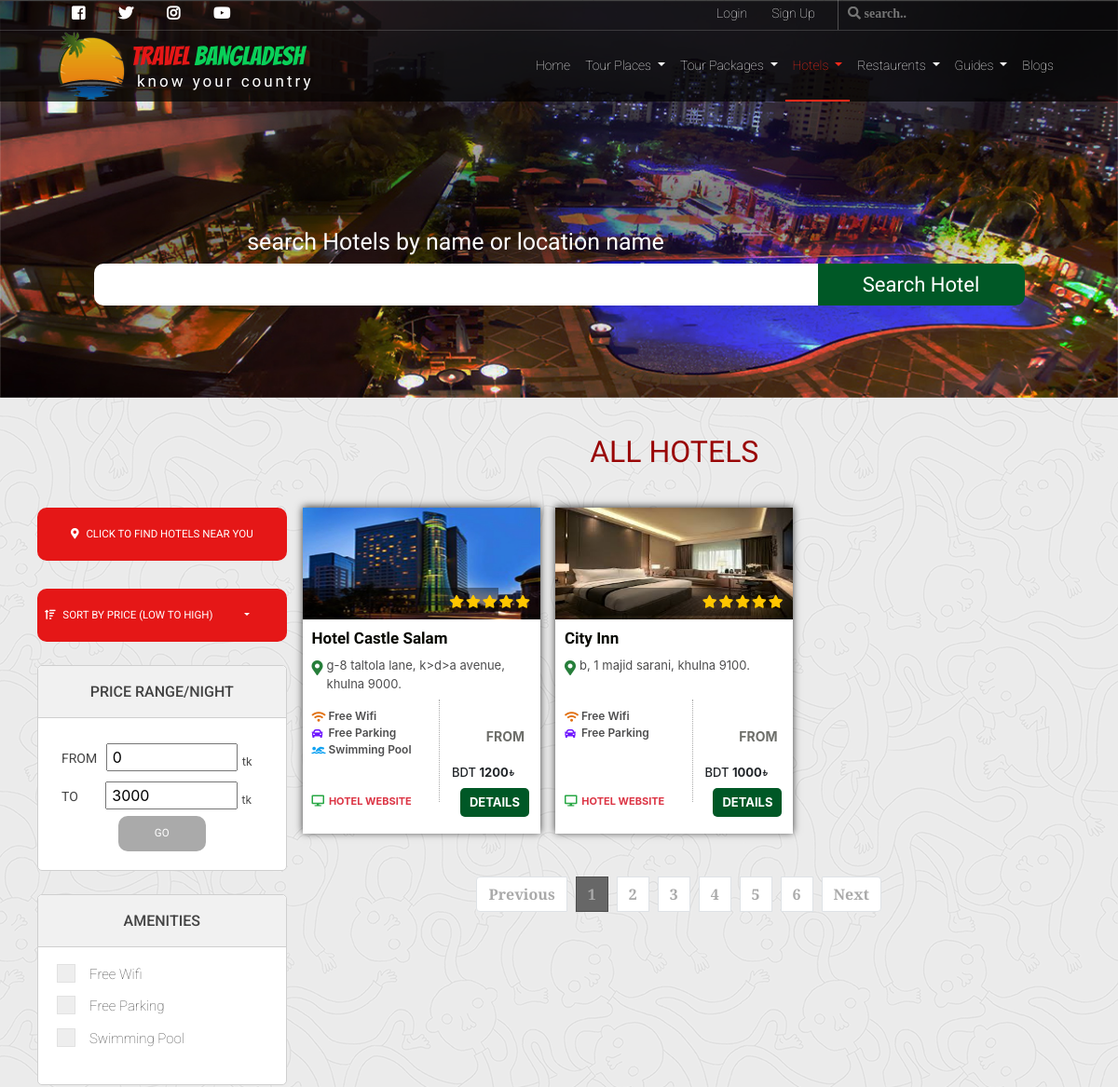
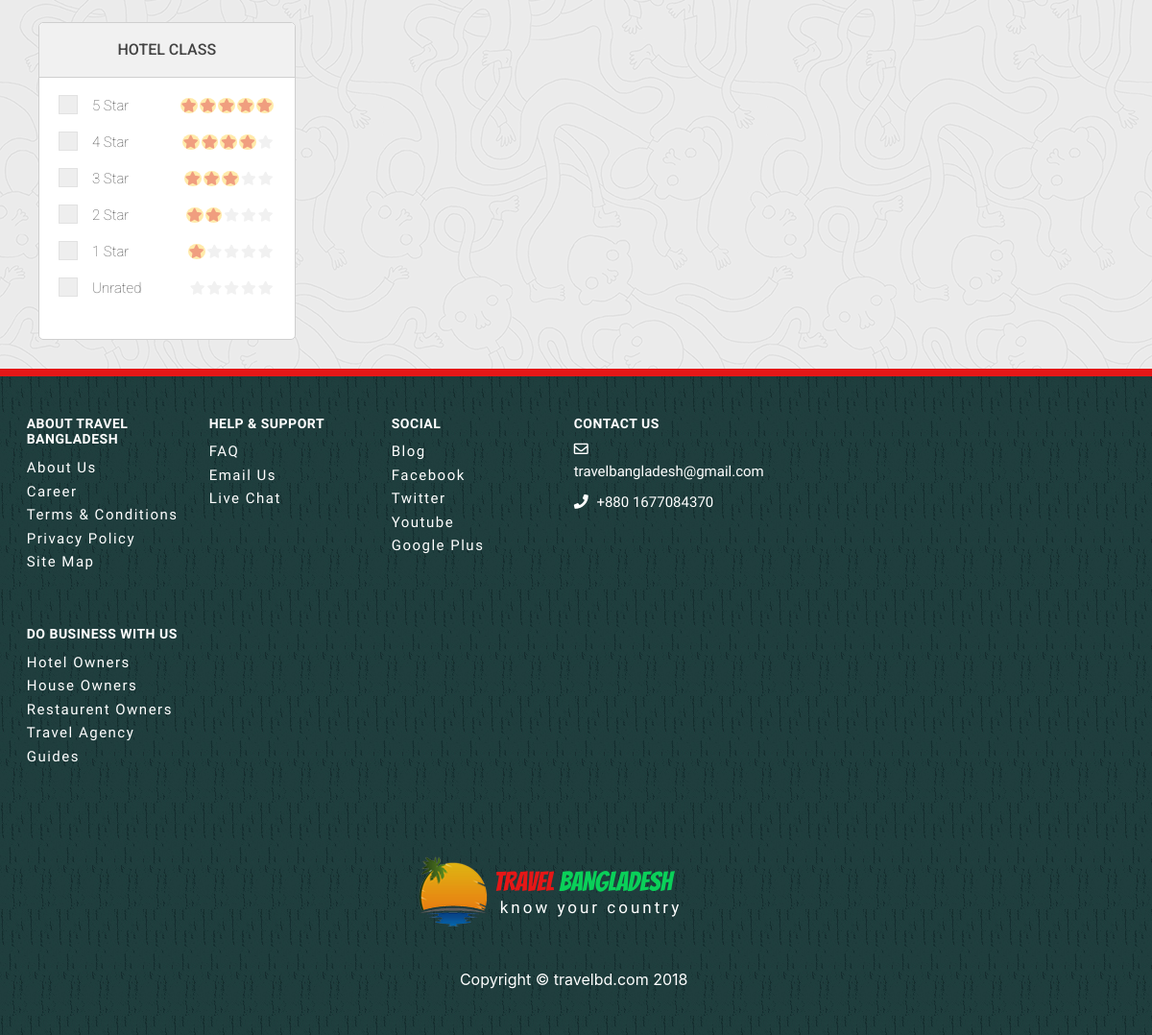
/findHotel.php, run on the app's committed database (2 pictures, top to bottom).
### tables this page shows
CREATE TABLE IF NOT EXISTS `amenities` (
  `amenityName` varchar(255) DEFAULT NULL,
  `amenityId` int(11) NOT NULL,
  `icon` varchar(30) NOT NULL,
  `aminityColor` varchar(255) NOT NULL
);

CREATE TABLE IF NOT EXISTS `hotel` (
  `hotelId` int(11) NOT NULL,
  `hotelName` varchar(300) DEFAULT NULL,
  `hotelDescription` text,
  `website` varchar(50) DEFAULT NULL,
  `latitude` float DEFAULT NULL,
  `longitude` float DEFAULT NULL,
  `hotelClass` float DEFAULT NULL,
  `address` varchar(500) DEFAULT NULL,
  `hotelEmail` varchar(50) DEFAULT NULL,
  `numOfRoom` int(11) DEFAULT NULL,
  `startingPrice` float DEFAULT NULL,
  `heighestPrice` float DEFAULT NULL,
  `addingDate` date DEFAULT NULL,
  `verified` int(11) DEFAULT NULL,
  `districtName` varchar(255) DEFAULT NULL,
  `emailAddress` varchar(255) DEFAULT NULL,
  `hotelCoverPic` varchar(255) NOT NULL
);

### template/hotelContent.php (the view, shortened to what this page needs)
<?php
    include("includes/connection.php");
    $hotelInfo= "
               SELECT hotelId, hotelName, address, website, startingPrice, hotelCoverPic
               FROM hotel";
   $runHotelInfo = mysqli_query($con,$hotelInfo);
?>
                 <div class="col-lg-9 col-md-8  content recP allPackage">
                  <div class="row topP">
                    <h1>All Hotels</h1>
                 </div>
                 <div class="topP">
                    <div class="row">
                        <?php
						 while($row = mysqli_fetch_array($runHotelInfo)){
							 $hotelId= $row['hotelId'];
                             $hotelName= $row['hotelName'];
							 $address= $row['address'];
                             $website= $row['website'];
                             $startingPrice= $row['startingPrice'];
							 $hotelCoverPic= $row['hotelCoverPic'];
							echo"<div class='col col-12 col-sm-6 col-md-6 col-lg-4 myPadding hotel'>
                              <div class='rp clearfix'>
                                 <img class='packageBanner' src='".$hotelCoverPic."' alt=''>
                                 <div class='hotelrate'>
                                      <div class='blur'>
                                      </div>
                                        <div class='hStar rating'>
                                           <ul>
                                              <li><span class='fas fa-star checked'></span></li>
                                              <li><span class='fas fa-star checked'></span></li>
                                              <li><span class='fas fa-star checked'></span></li>
                                              <li><span class='fas fa-star checked'></span></li>
                                              <li><span class='fas fa-star checked'></span></li>
                                           </ul>
                                        </div>
                                  </div>
                                 <h5>".$hotelName."</h5>
                                 <i class='fas fa-map-marker-alt loc' style='color:#267e3a'></i>
                                 <p class='addr'><span>".$address.".</span></p>
                                 <div class='vl'></div>
                                 <div class='facilities'>";
								 $hotelAmenities = "SELECT amenityName, icon,aminityColor
													FROM amenities NATURAL JOIN hotelamenity
													WHERE hotelId='".$hotelId."'
													LIMIT 4";
								 $runHotelAmenities= mysqli_query($con, $hotelAmenities);
                                echo"
                                     <ul>";
										 while ($row1 = mysqli_fetch_array($runHotelAmenities)){
										 $icon=$row1['icon'];
										 $name=$row1['amenityName'];
                                         $aminityColor= $row1['aminityColor'];
                                         echo"<li><i class='".$icon."' style='".$aminityColor."'></i> <span>".$name."</span></li>";
										 }
                                     echo "</ul>
                                     <sub><a class='hSite' href=http://".$website." target='_blank'><i class='fas fa-desktop'></i> <span>hotel Website</span></a></sub>
                                 </div>
                                 <div class='from'>
                                    <p>From</p>
                                    <h6>BDT <strong>".$startingPrice."</strong><i>৳</i></h6>
                                    <a href='hotelDetail.php?id=".$hotelId."'><button>details</button></a>
                                 </div>
                              </div>
                           </div>";
						 }
						?>
                       </div>
                         <div class="row peg">
                              <nav aria-label="Page navigation example">
                                  <ul class="pagination justify-content-center">
                                    <li class="page-item disabled">
                                      <span class="page-link">Previous</span>
                                    </li>
                                    <li class="page-item active">
                                      <span class="page-link">
                                        1
                                      </span>
                                    </li>
                                    <li class="page-item"><a class="page-link" href="#">2</a></li>
                                    <li class="page-item"><a class="page-link" href="#">3</a></li>
                                    <li class="page-item"><a class="page-link" href="#">4</a></li>
                                    <li class="page-item"><a class="page-link" href="#">5</a></li>
                                    <li class="page-item"><a class="page-link" href="#">6</a></li>
                                    <li class="page-item">
                                      <a class="page-link" href="#">Next</a>
                                    </li>
                                  </ul>
                                </nav>
                          </div>
                     </div>
              </div>

### template/hotelFilter.php (shortened to what this page needs)
<?php
    include("includes/connection.php");
    $amenitiesQry= "
               SELECT amenityName, amenityId
               FROM amenities";
   $runAmenities = mysqli_query($con,$amenitiesQry);
?>
                 <div class="col-lg-3 col-md-4  filter hotelFilter">
                  <button>
                      <i class="fas fa-map-marker-alt"></i>
                      click to find HOTELS near you
                  </button>
                  <div class="dropdown mysort mysortHotel">
                      <button class="btn btn-secondary dropdown-toggle sortBtn" type="button" id="dropdownMenuButton" data-toggle="dropdown" aria-haspopup="true" aria-expanded="false">
                          <span class="lth" style="display: block;float: left;"><i class="fas fa-sort-amount-up"></i> Sort by price (low to high)</span>
                      </button>
                    </div>
                  <div class="priceRange searchByDivision">
                      <h3 class="filterHead">Price Range/Night</h3>
                      <form method="" class="filterOption">
                          <div class="start w-100 float-left">
                              <label>from</label> <input type="number" value="0"><sub>tk</sub>
                          </div>
                          <div class="end">
                              <label>   to  </label> <input type="number" value="3000"><sub>tk</sub>
                          </div>
                          <button class="rangeGo" >go</button>
                      </form>
                  </div>
                  <div class="searchByDivision">
                      <h3 class="filterHead">Amenities</h3>
                      <ul class="filterOption">
						 <?php
						  while ($row=mysqli_fetch_array($runAmenities)){
							$amenityName=$row['amenityName'];
							echo"<li>
                              <label class='myCheck'>".$amenityName."
                                  <input type='checkbox'>
                                  <span class='checkmark'></span>
                              </label>
							</li>";
						  }
						 ?>
                      </ul>
                  </div>
                  <div class="topSeller searchByDivision hotelClass">
                      <h3 class="filterHead">Hotel Class</h3>
                      <ul class="filterOption">
                         <li>
                             <label class="myCheck"><div class="star">5 star</div>
                                 <div class="rating hotelRating">
                                       <ul>
                                          <li><span class="fas fa-star checked"></span></li>
                                          <li><span class="fas fa-star checked"></span></li>
                                          <li><span class="fas fa-star checked"></span></li>
                                          <li><span class="fas fa-star checked"></span></li>
                                          <li><span class="fas fa-star checked"></span></li>
                                       </ul>
                                    </div>
                                  <span class="checkmark"></span>
                              </label>
                          </li>
                          <li>
                              <label class="myCheck"><div class="star">4 star</div>
                                 <div class="rating hotelRating">
                                       <ul>
                                          <li><span class="fas fa-star unchecked"></span></li>
                                          <li><span class="fas fa-star checked"></span></li>
                                          <li><span class="fas fa-star checked"></span></li>
                                          <li><span class="fas fa-star checked"></span></li>
                                          <li><span class="fas fa-star checked"></span></li>
                                       </ul>
                                    </div>
                                  <span class="checkmark"></span>
                              </label>
                          </li>
                          <li>
                              <label class="myCheck"><div class="star">3 star</div>
                                 <div class="rating hotelRating">
                                       <ul>
                                          <li><span class="fas fa-star unchecked"></span></li>
                                          <li><span class="fas fa-star unchecked"></span></li>
                                          <li><span class="fas fa-star checked"></span></li>
                                          <li><span class="fas fa-star checked"></span></li>
                                          <li><span class="fas fa-star checked"></span></li>
                                       </ul>
                                    </div>
                                  <span class="checkmark"></span>
                              </label>
                          </li>
                          <li>
                              <label class="myCheck"><div class="star">2 star</div>
                                 <div class="rating hotelRating">
                                       <ul>
                                          <li><span class="fas fa-star unchecked"></span></li>
                                          <li><span class="fas fa-star unchecked"></span></li>
                                          <li><span class="fas fa-star unchecked"></span></li>
                                          <li><span class="fas fa-star checked"></span></li>
                                          <li><span class="fas fa-star checked"></span></li>
                                       </ul>
                                    </div>
                                  <span class="checkmark"></span>
                              </label>
                          </li>
                          <li>
                              <label class="myCheck"><div class="star">1 star</div>
                                 <div class="rating hotelRating">
                                       <ul>
                                          <li><span class="fas fa-star unchecked"></span></li>
                                          <li><span class="fas fa-star unchecked"></span></li>
                                          <li><span class="fas fa-star unchecked"></span></li>
                                          <li><span class="fas fa-star unchecked"></span></li>
                                          <li><span class="fas fa-star checked"></span></li>
                                       </ul>
                                    </div>
                                  <span class="checkmark"></span>
                              </label>
                          </li>
                          <li>
                              <label class="myCheck"><div class="star">unrated</div>
                                 <div class="rating hotelRating">
                                       <ul>
                                          <li><span class="fas fa-star unchecked"></span></li>
                                          <li><span class="fas fa-star unchecked"></span></li>
                                          <li><span class="fas fa-star unchecked"></span></li>
                                          <li><span class="fas fa-star unchecked"></span></li>
                                          <li><span class="fas fa-star unchecked"></span></li>
                                       </ul>
                                    </div>
                                  <span class="checkmark"></span>
                              </label>
                          </li>
                      </ul>
                  </div>
              </div>

### data on the page
amenities: amenityName "Free Wifi"
amenities: amenityName "Free Parking"
amenities: amenityName "Swimming Pool"
hotel: hotelCoverPic (picture), hotelName "Hotel Castle Salam", address "g-8 taltola lane, k>d>a avenue, khulna 9000", startingPrice "1200"
hotel: hotelCoverPic (picture), hotelName "City Inn", address "b, 1 majid sarani, khulna 9100", startingPrice "1000"
